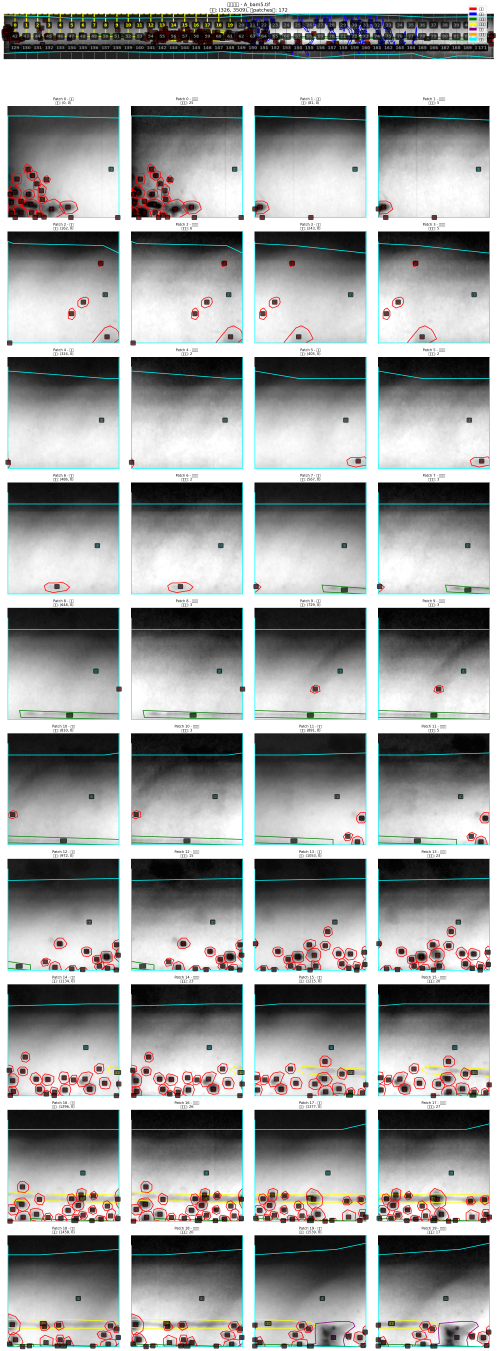
#> input picture visualization_complete.png, 2983 x 8104 px (shown at 1/6 size)
$ python test.py --image_path ../visualization_complete.png
#> lines starting #> are read from the running program, lines starting #| are printed output that depends on the picture; after the words box and inside, x2 and y2 are one past the last pixel; in counts of white or black regions, pixels touching at a corner belong together
import os
import cv2
import numpy as np
import argparse
from glob import glob


class ImageEnhancer:
    def enhance_image(self, image: np.ndarray) -> np.ndarray:
        """
        图像增强处理

        Args:
            image: 输入图像（可能是16位）

        Returns:
            增强后的8位3通道图像
        """
        # 确保输入是单通道图像
        if len(image.shape) == 3 and image.shape[-1] == 3:
            image = cv2.cvtColor(image, cv2.COLOR_BGR2GRAY)
        elif len(image.shape) == 3:
            # 如果是多通道但不是3通道，取第一个通道
            image = image[:, :, 0]

        # 1. 对比度拉伸
        if image.dtype == np.uint16:
            # 16位图像的对比度拉伸
            p2, p98 = np.percentile(image, (2, 98))
            if p98 > p2:
                image_stretched = np.clip((image - p2) / (p98 - p2) * 65535, 0, 65535).astype(np.uint16)
            else:
                image_stretched = image

            # 转换为8位
            image_8bit = (image_stretched / 256).astype(np.uint8)
        else:
            # 8位图像的对比度拉伸
            p2, p98 = np.percentile(image, (2, 98))
            if p98 > p2:
                image_8bit = np.clip((image - p2) / (p98 - p2) * 255, 0, 255).astype(np.uint8)
            else:
                image_8bit = image.astype(np.uint8)

        # 2. CLAHE处理
        clahe = cv2.createCLAHE(clipLimit=2.0, tileGridSize=(8, 8))
        image_clahe = clahe.apply(image_8bit)

        # 3. 转换为3通道图像
        image_3ch = cv2.cvtColor(image_clahe, cv2.COLOR_GRAY2BGR)

        return image_3ch

    def crop_center(self, image: np.ndarray, target_size: int = 640) -> np.ndarray:
        """
        裁剪图像的中心区域为指定大小（默认640x640）

        Args:
            image: 输入图像
            target_size: 目标裁剪尺寸，默认640

        Returns:
            裁剪后的图像
        """
        h, w = image.shape[:2]

        # 如果图像小于目标尺寸，先放大到目标尺寸
        if h < target_size or w < target_size:
            scale = max(target_size / h, target_size / w)
            image = cv2.resize(image, None, fx=scale, fy=scale)
            h, w = image.shape[:2]

        # 计算中心区域的坐标
        center_h, center_w = h // 2, w // 2
        half_size = target_size // 2

        # 裁剪中心区域
        cropped = image[
                  center_h - half_size: center_h + half_size,
                  center_w - half_size: center_w + half_size
                  ]

        # 确保裁剪结果正好是目标尺寸（处理奇数尺寸情况）
        if cropped.shape[0] != target_size or cropped.shape[1] != target_size:
            cropped = cv2.resize(cropped, (target_size, target_size))

        return cropped


def visualize_enhancement(image_path, enhancer):
    """显示裁剪后的原图和增强后的图像对比"""
    # 读取图像，对于16位图像使用IMREAD_ANYDEPTH
    image = cv2.imread(image_path, cv2.IMREAD_ANYDEPTH | cv2.IMREAD_ANYCOLOR)
    if image is None:
        print(f"无法读取图像: {image_path}")
        return False

    # 裁剪中心区域为640x640
    cropped_image = enhancer.crop_center(image)

    # 保存原图的显示版本（转换为8位以便显示）
    if cropped_image.dtype == np.uint16:
        # 16位转8位用于显示
        img_display = (cropped_image / 256).astype(np.uint8)
        if len(img_display.shape) == 2:
            img_display = cv2.cvtColor(img_display, cv2.COLOR_GRAY2BGR)
    else:
        img_display = cropped_image.copy()
        if len(img_display.shape) == 2:
            img_display = cv2.cvtColor(img_display, cv2.COLOR_GRAY2BGR)

    # 增强图像
    enhanced_img = enhancer.enhance_image(cropped_image)

    # 添加标题
    cv2.putText(img_display, "Original (Cropped)", (10, 30),
                cv2.FONT_HERSHEY_SIMPLEX, 1, (0, 255, 0), 2)
    cv2.putText(enhanced_img, "Enhanced", (10, 30),
                cv2.FONT_HERSHEY_SIMPLEX, 1, (0, 255, 0), 2)

    # 拼接图像
    combined = cv2.hconcat([img_display, enhanced_img])

    # 显示图像（640x2的宽度，适合查看）
    cv2.imshow("Image Enhancement Comparison (640x640 Crop) - Press Enter for next, ESC to exit", combined)

    # 等待用户按键
    key = cv2.waitKey(0)
    if key == 13:  # 回车键
        return True
    elif key == 27:  # ESC键退出
        return False
    return True


def main():
    parser = argparse.ArgumentParser(description='可视化图像增强效果（带中心裁剪）')
    parser.add_argument('--image_path', type=str, required=True,
                        help='图像文件路径或包含图像的目录')
    parser.add_argument('--crop_size', type=int, default=640,
                        help='裁剪尺寸，默认640')
    args = parser.parse_args()

    # 获取所有图像路径
    image_extensions = ['*.png', '*.jpg', '*.jpeg', '*.bmp', '*.tif', '*.tiff']
    image_paths = []

    if os.path.isdir(args.image_path):
        # 如果是目录，获取所有图像文件
        for ext in image_extensions:
            image_paths.extend(glob(os.path.join(args.image_path, ext)))
    elif os.path.isfile(args.image_path):
        # 如果是文件，直接使用
        image_paths.append(args.image_path)
    else:
        print(f"无效的路径: {args.image_path}")
        return

    if not image_paths:
        print(f"在 {args.image_path} 中未找到图像文件")
        return

    # 排序图像路径
    image_paths.sort()
    print(f"找到 {len(image_paths)} 张图像，按回车键查看下一张，按ESC键退出")

    # 创建增强器实例
    enhancer = ImageEnhancer()

    # 逐个显示图像
    for i, img_path in enumerate(image_paths):
        print(f"正在显示 {i + 1}/{len(image_paths)}: {os.path.basename(img_path)}")
        continue_flag = visualize_enhancement(img_path, enhancer)
#> in visualize_enhancement, image is the input picture: shape (8104, 2983, 3); mean B, G, R 158.5, 159.3, 157.1
#> in crop_center, `cropped = image[ center_h - half_size: center_h + half_size, center_w ..`:
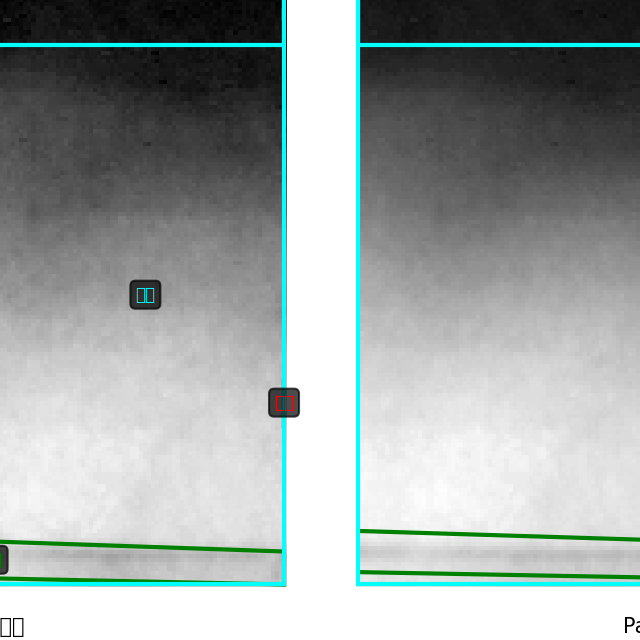
#> cropped: shape (640, 640, 3); mean B, G, R 164.4, 165.8, 158.6
#> in enhance_image, `image = cv2.cvtColor(image, cv2.COLOR_BGR2GRAY)`:
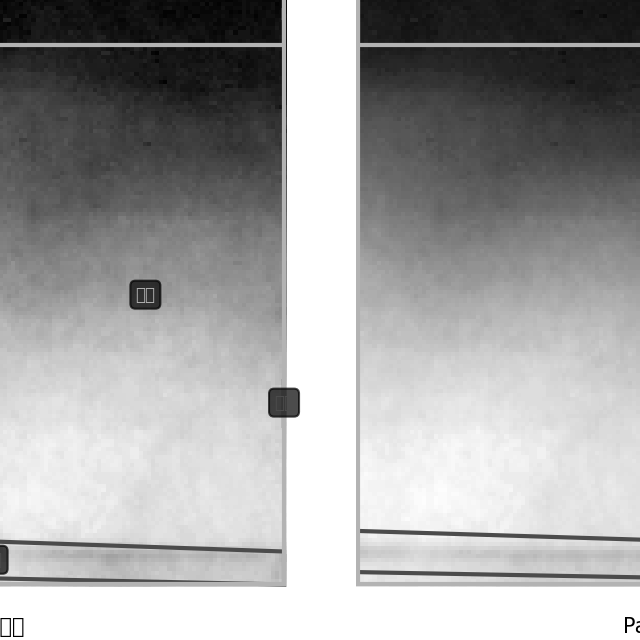
#> image: shape (640, 640); min 0, max 255, mean 163.5
#> in enhance_image, `p2, p98 = np.percentile(image, (2, 98))`: p2 = 16; p98 = 255
#> in enhance_image, `image_clahe = clahe.apply(image_8bit)`:
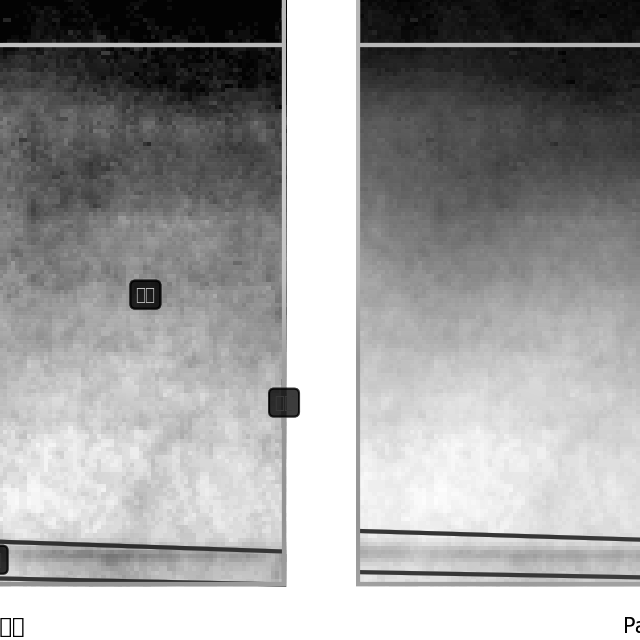
#> image_clahe: shape (640, 640); min 1, max 255, mean 158.5
#> in visualize_enhancement, `cv2.putText(img_display, "Original (Cropped)", (10, 30), cv2.FONT_HERS..`:
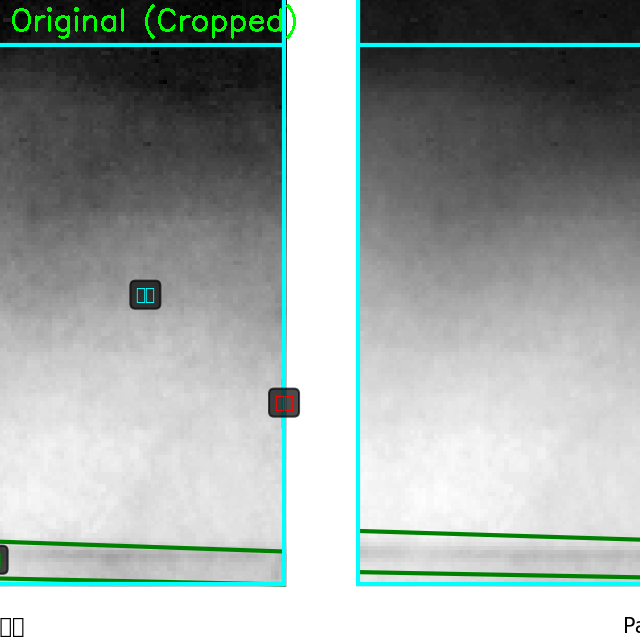
#> img_display: shape (640, 640, 3); 0.51% of pixels changed, all inside (x1, y1, x2, y2) = (12, 4, 296, 39)
#> in visualize_enhancement, `cv2.putText(enhanced_img, "Enhanced", (10, 30), cv2.FONT_HERSHEY_SIMPL..`:
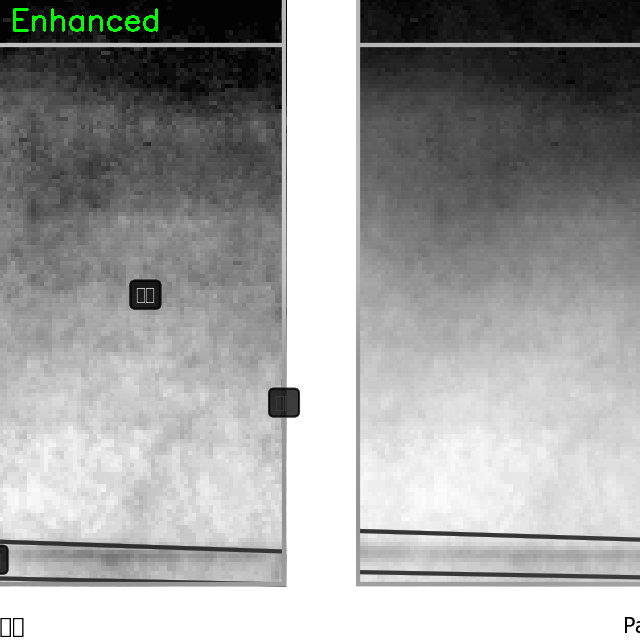
#> enhanced_img: shape (640, 640, 3); mean B, G, R 158.4, 159.1, 158.4
#> in visualize_enhancement, `combined = cv2.hconcat([img_display, enhanced_img])`:
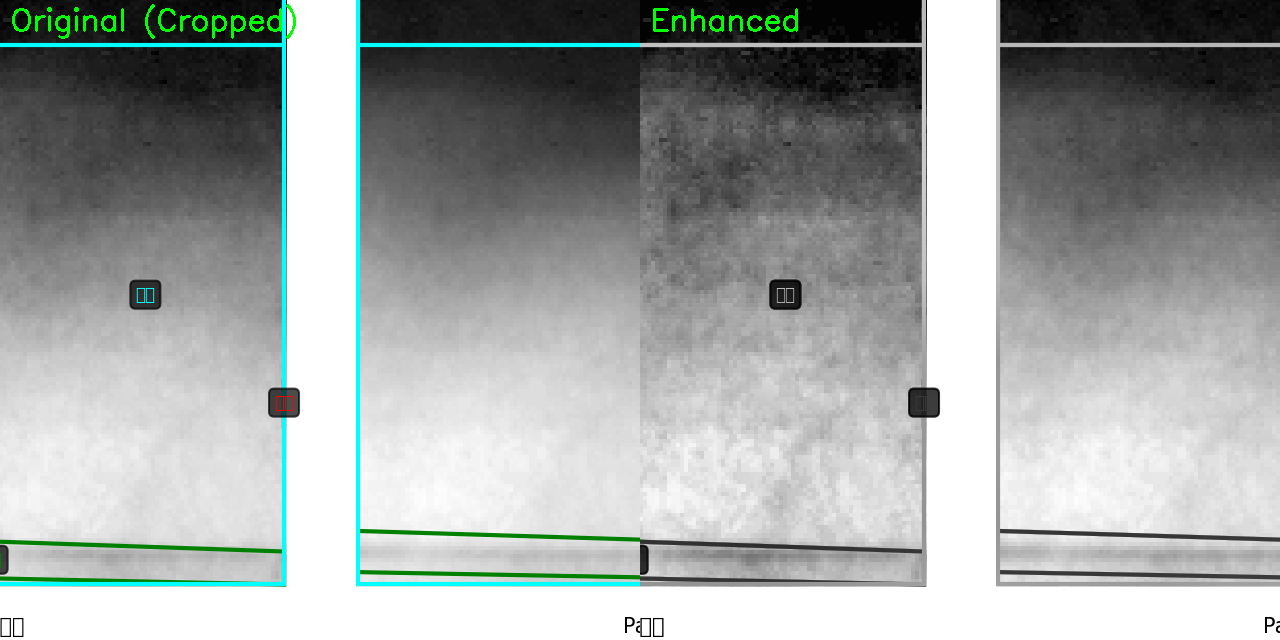
#> combined: shape (640, 1280, 3); mean B, G, R 161.4, 163, 158.5
#> (key Esc is pressed here)
        if not continue_flag:
            break

    cv2.destroyAllWindows()


if __name__ == "__main__":
    main()

$ run again, on visualization_sliding_window.png
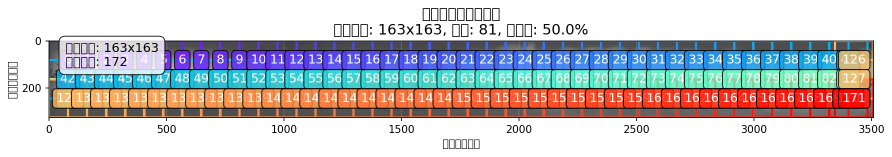
#> input picture visualization_sliding_window.png, 1784 x 313 px (shown at 1/2 size)
#> in visualize_enhancement, image is the input picture: shape (313, 1784, 3); mean B, G, R 197.9, 193.8, 194.5
#> in enhance_image, `image = cv2.cvtColor(image, cv2.COLOR_BGR2GRAY)`:
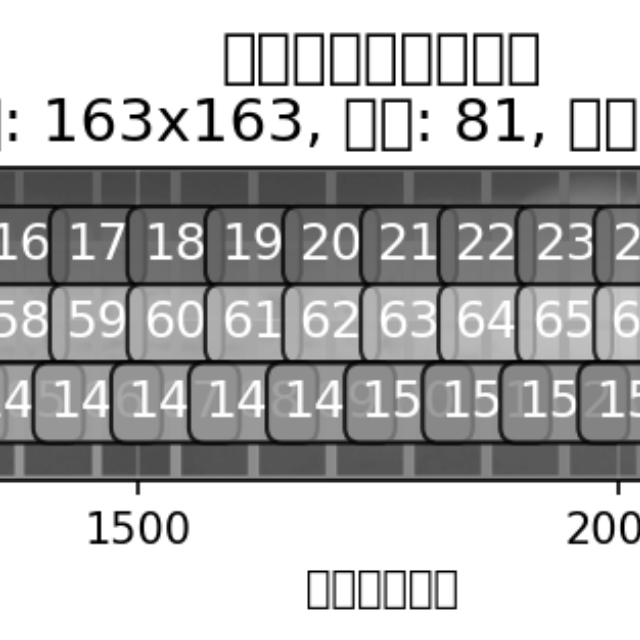
#> image: shape (640, 640); min 0, max 255, mean 181.7
#> p2 = 21; p98 = 255
#> img_display: shape (640, 640, 3); mean of channels 0, 1, 2 187.6, 180.9, 179.1
#> enhanced_img: shape (640, 640, 3); mean B, G, R 176.4, 177, 176.4
#> in visualize_enhancement, `combined = cv2.hconcat([img_display, enhanced_img])`:
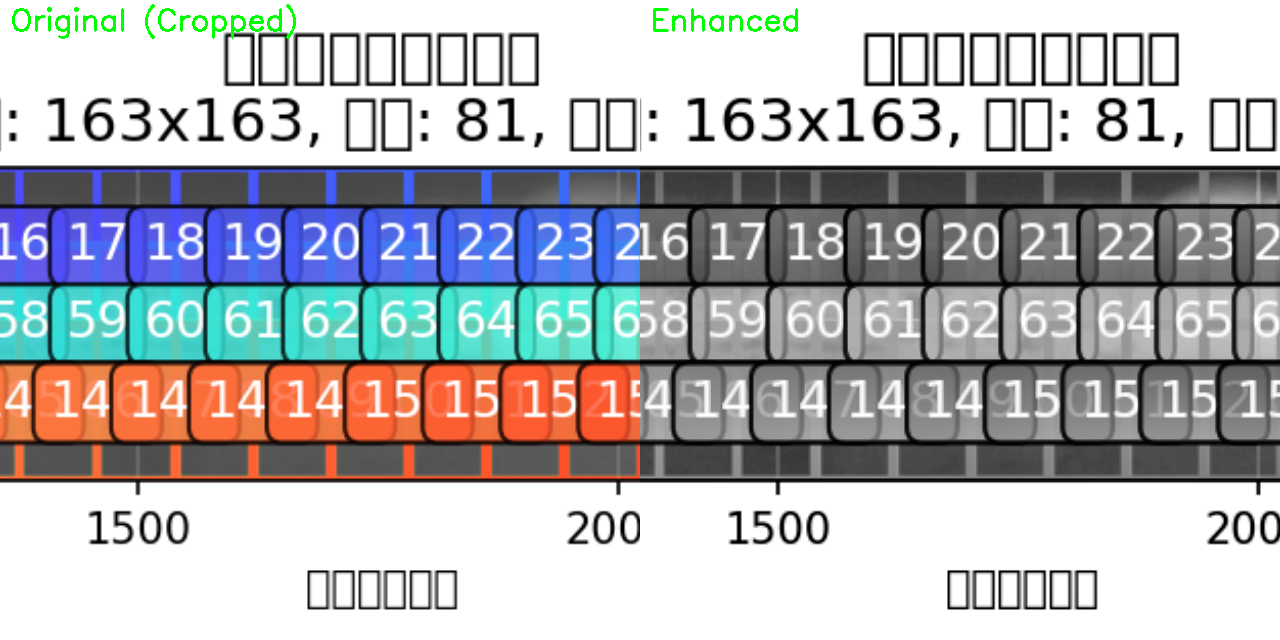
#> combined: shape (640, 1280, 3); mean of channels 0, 1, 2 182, 179, 177.7; drawn as B, G, R
